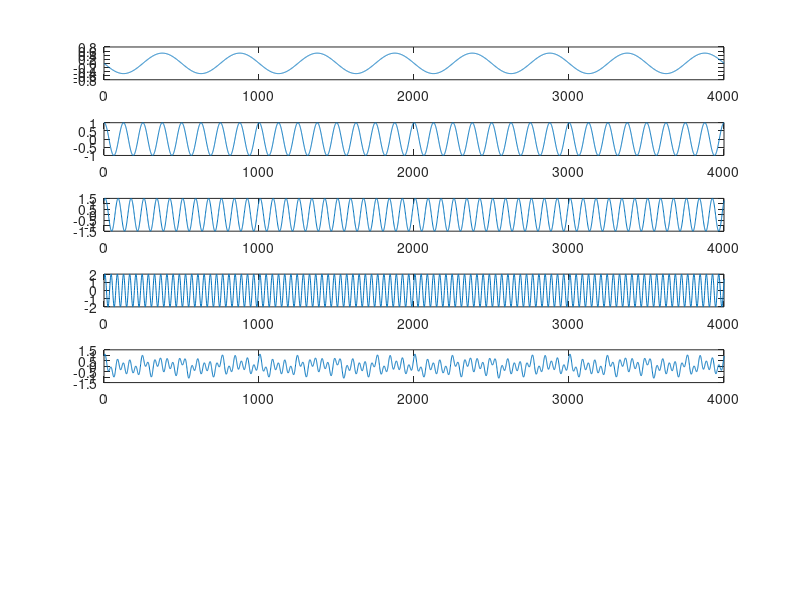
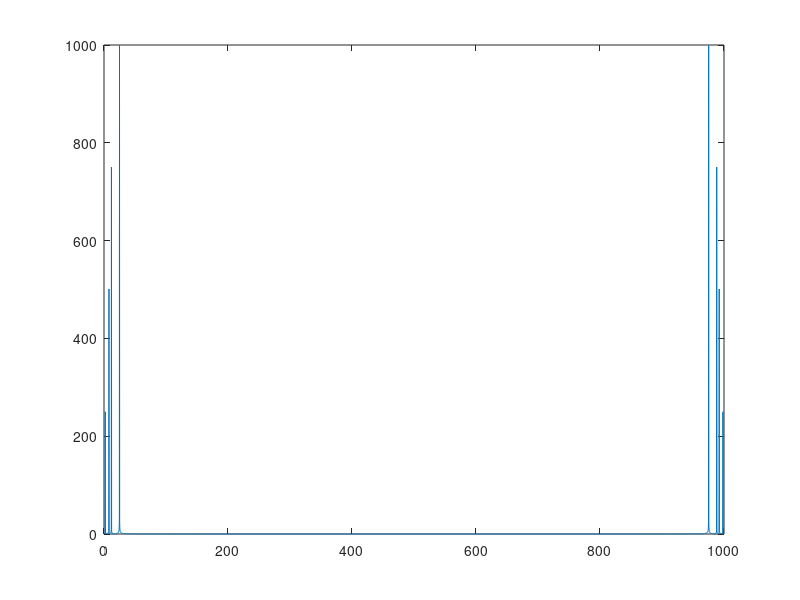
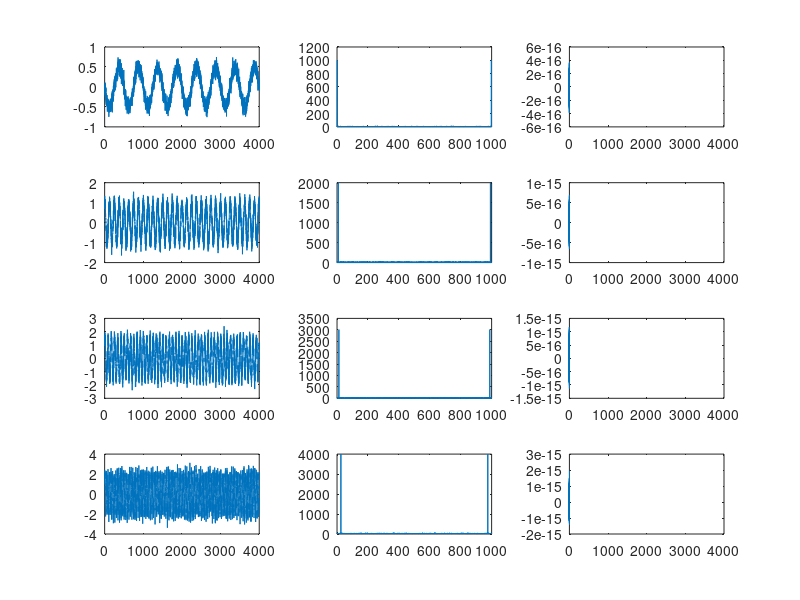

The MATLAB script that drew these images, in order:
% Question 1
load ('power.mat') % loading the power.matfile
Original_power_matrix = load ('power.mat');
Power_mat = Original_power_matrix.Power;

transposePower_mat = Power_mat'; %transposed the original power matrix
disp transposePower_mat

% To Evaluate if the observed power is significantly different across the
% two conditions 

% Power data
condition1 = transposePower_mat(:, 1); 
condition2 = transposePower_mat(:, 2); 

% Perform paired t-test (As we want to find out the difference between
% same subjects spectral power data for 2 conditions successful and unsuccessful) 
[h,p] = ttest(condition1,condition2)
% Findings: The returned value of h=1 indicates that ttest reject the null hypothesis
% at the default 5% signficant level (and the p value is less than 0.05 which means that 
% there is a signficant difference between the two conditions (successfull
% and unsuccessful) of that test subject. 
%%
% Question 2 
t= [0:0.001:4]; %(Time-period);
f = [2 8 12 25]; %(Frequrencies in Hz)
A = [0.5 1 1.5 2];
phase = [pi/1 pi/2 pi/3 pi/4];
figure;
for i = 1:4 
    x(i,:) = A(i)*sin(2*pi*f(i)*t+phase(i));
    subplot (7,1,i)
    plot (x(i,:))
    xlim([0 4000])
end 
%Mean extraction of all the 4 frequencies (mixed wave plot)
y = mean(x,1);
subplot (7,1,5)
plot (y)
xlim([0 4000])

% To recover the information from the mix-wave plot
Y = fft(y);
Z = abs (Y);
figure;
plot(Z);
plot([0:1:4000]*(1000/4000), Z); %to scale it down to the original version of frequencies  
%%
%Question-3
t= [0:0.001:4]; %(Time-period);
f = [2 8 12 25]; %(Frequrencies in Hz)
A = [0.5 1 1.5 2];
phase = [pi/1 pi/2 pi/3 pi/4];
noise_amplitude = [0.1 0.2 0.3 0.4]; %to add noise in the data
figure;
for i = 1:4 
    sw = A(i)*sin(2*pi*f(i)*t+phase(i));
    wn = noise_amplitude (i) * randn(size(t));
    sw(:, :) = sw(:,:) + wn(:,:);
    M = mean(sw,1);
    FR = fft(M);
    FRE = abs(FR);
    subplot(4,3,3*i-2)
    plot(sw)
    xlim([0 4001])
    subplot (4,3,3*i - 1)
    plot(FRE);
    plot([0:1:4000]*(1000/4000),FRE); 
    ni = abs(FR) < 200;
    FR(ni) = 0;
    filt = ifft(FR);
    subplot(4,3,3*i)
    plot(filt)
    xlim([0 4001])
 end 



